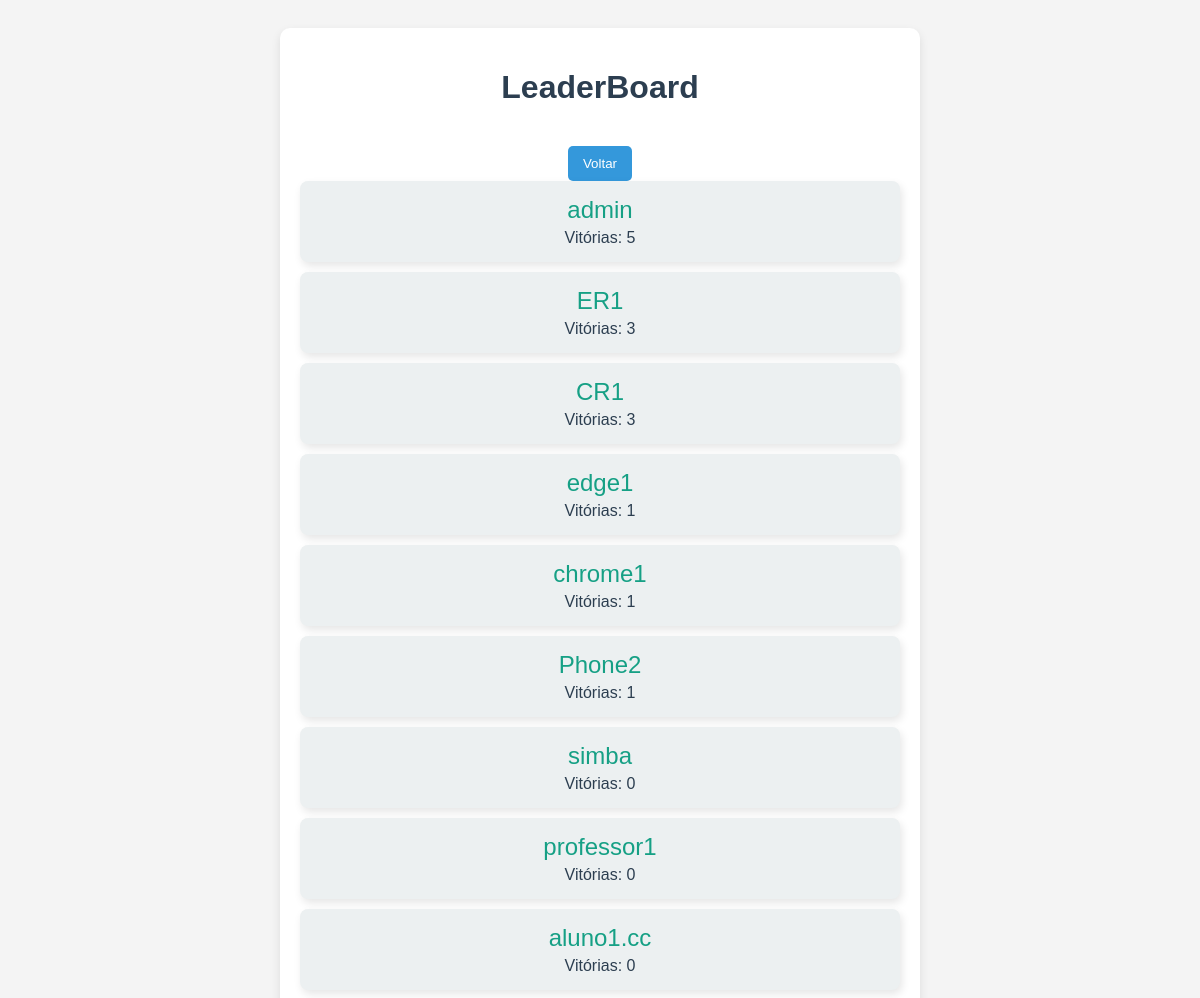
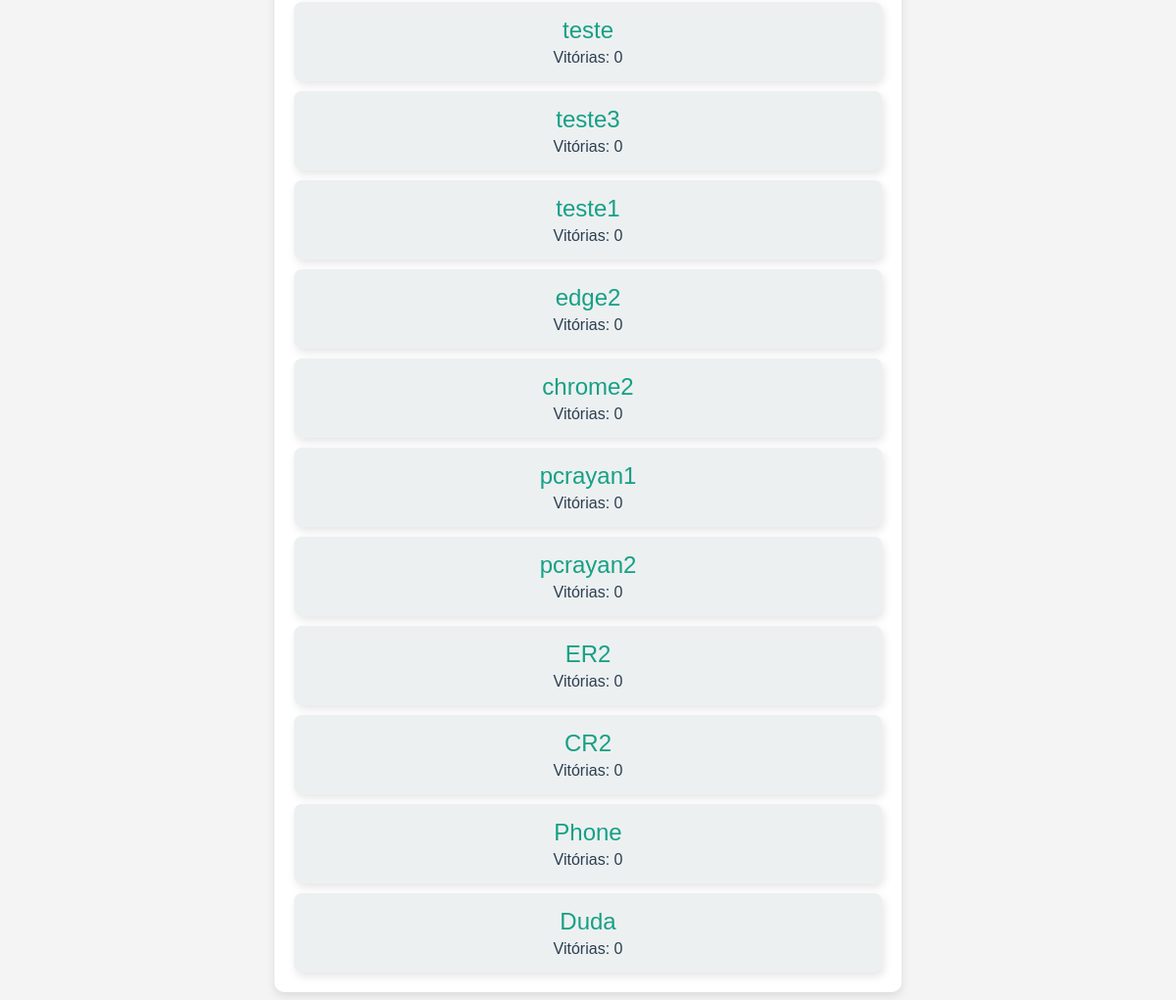
The app's page /leaderboard/, older data (2 pictures, top to bottom).
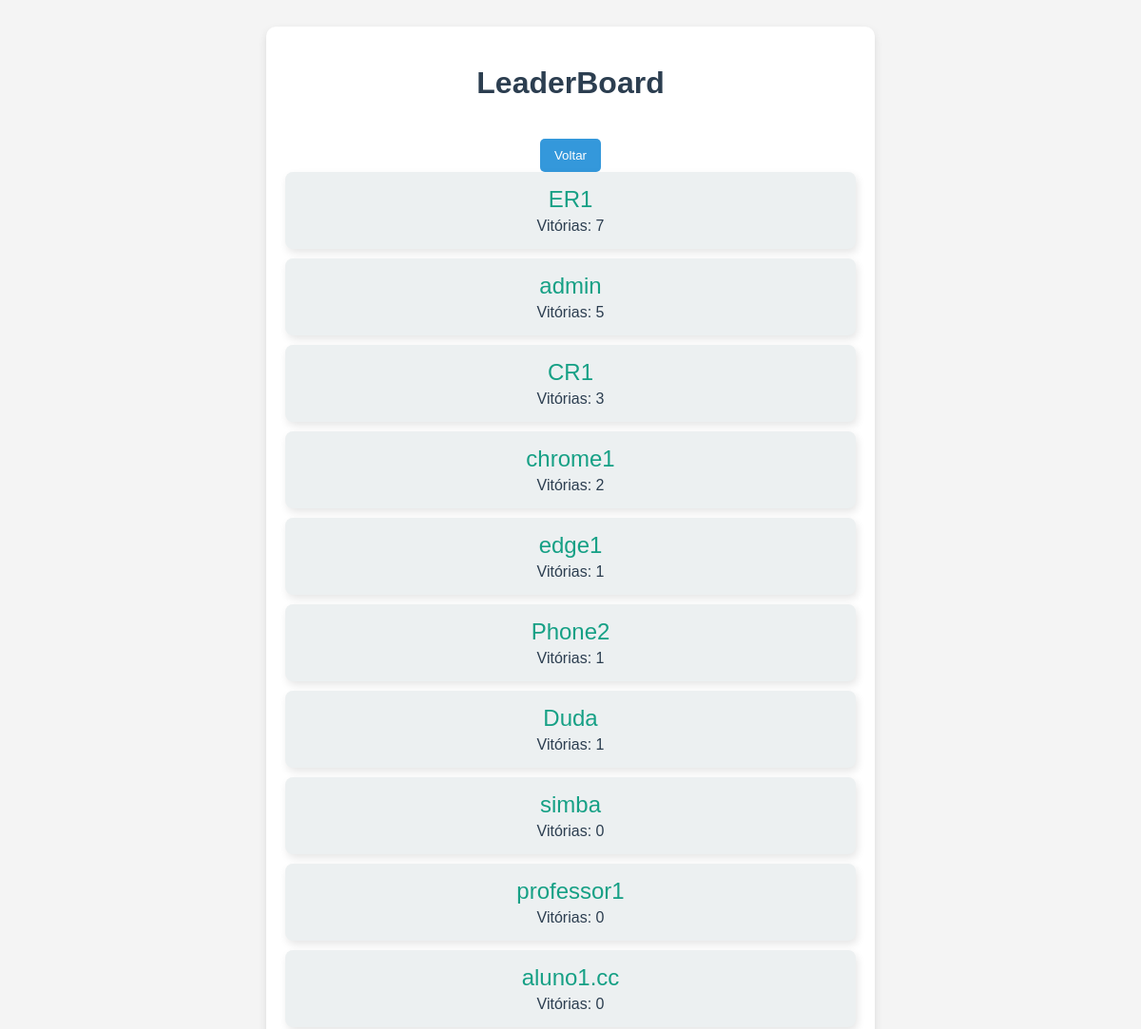
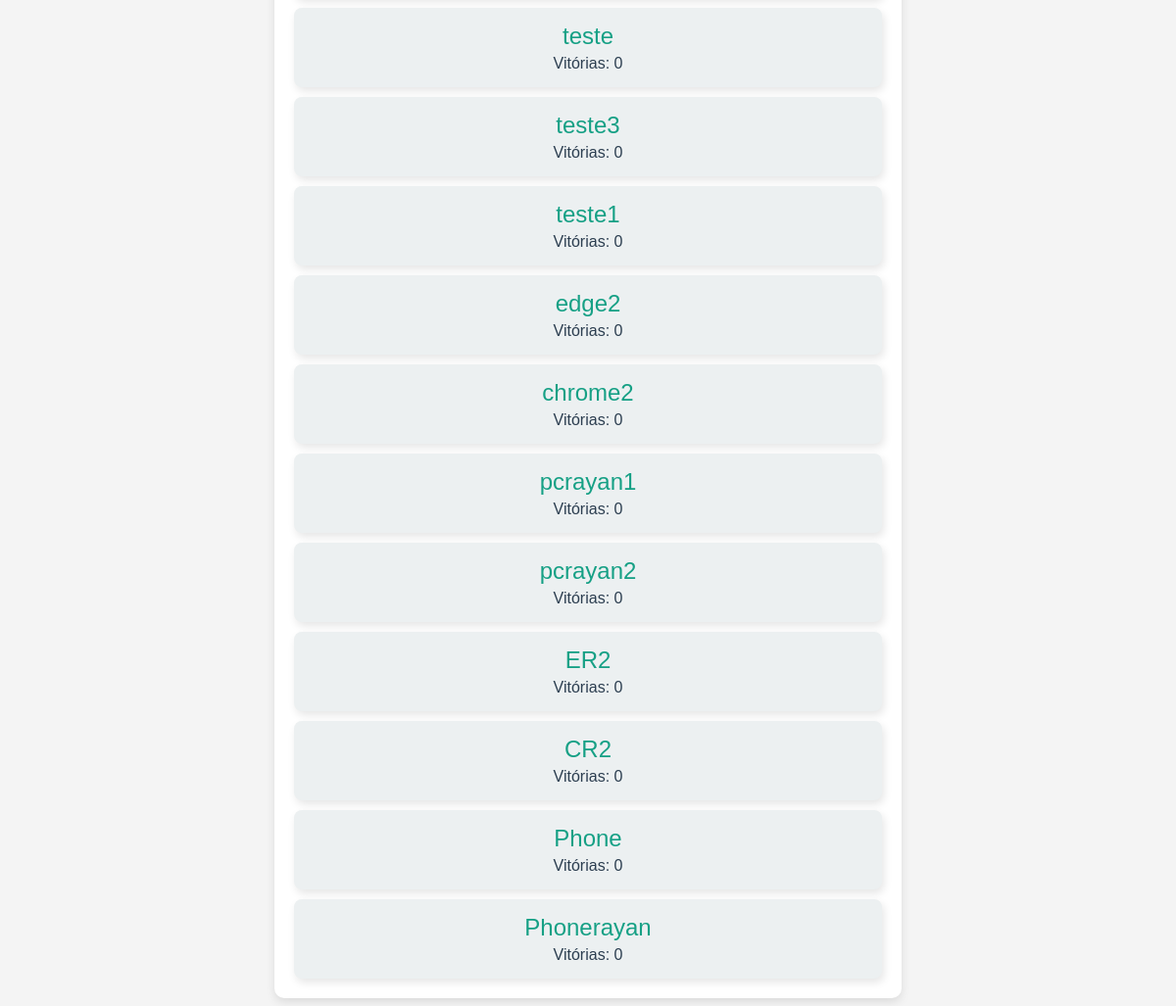
The same page, newer data (2 pictures, top to bottom).
### cardgame/models.py (models this page shows)
class Jogador(AbstractUser):
    vitorias = models.SmallIntegerField(default=0)

### leaderboard/views.py (the view)
# urls.py: path("", views.index, name="index"),
def index(request):
    jogadores = Jogador.objects.order_by('-vitorias')  # Ordem decrescente
    context = {"jogadores": jogadores}
    return render(request, "leaderboard/index.html", context)

### leaderboard/templates/leaderboard/index.html (shortened to what this page needs)
{% if jogadores %}
    <div class="container">
        <h1 class="title">LeaderBoard</h1>
        <button class="back-btn" onclick="window.history.back()">Voltar</button>
        <div class="jogadores-lista">
            {% for jogador in jogadores %}
                <div class="jogador-card">
                    <h2 class="jogador-nome">{{ jogador.username }}</h2>
                    <p class="jogador-vitorias">Vitórias: {{ jogador.vitorias }}</p>
                </div>
            {% endfor %}
        </div>
    </div>
{% else %}
    <div class="container">
        <p class="nenhum-jogador">Nenhum jogador encontrado.</p>
    </div>
{% endif %}

### leaderboard/templates/leaderboard/index.html (style rules this page uses)
.container { max-width: 600px; margin: auto; background: white; padding: 20px; border-radius: 10px; box-shadow: 0px 4px 10px rgba(0, 0, 0, 0.1); }
.title { color: #2c3e50; font-weight: 600; margin-bottom: 20px; }
.jogadores-lista { display: flex; flex-direction: column; gap: 10px; }
.jogador-card { background: #ecf0f1; padding: 15px; border-radius: 8px; box-shadow: 2px 4px 8px rgba(0, 0, 0, 0.1); }
.jogador-nome { color: #16a085; font-weight: 500; margin: 0; }
.jogador-vitorias { color: #2c3e50; margin: 5px 0 0; }
.back-btn { margin-top: 20px; background: #3498db; color: white; border: none; padding: 10px 15px; border-radius: 5px; cursor: pointer; transition: 0.3s; }

Row changes from the older to the newer data that the page shows:
changed Jogador "ER1": vitorias "3" → "7"; moves up the list
changed Jogador "chrome1": vitorias "1" → "2"; moves up the list
changed Jogador "Duda": vitorias "0" → "1"; moves up the list
added Jogador: username "Phonerayan", vitorias "0"
